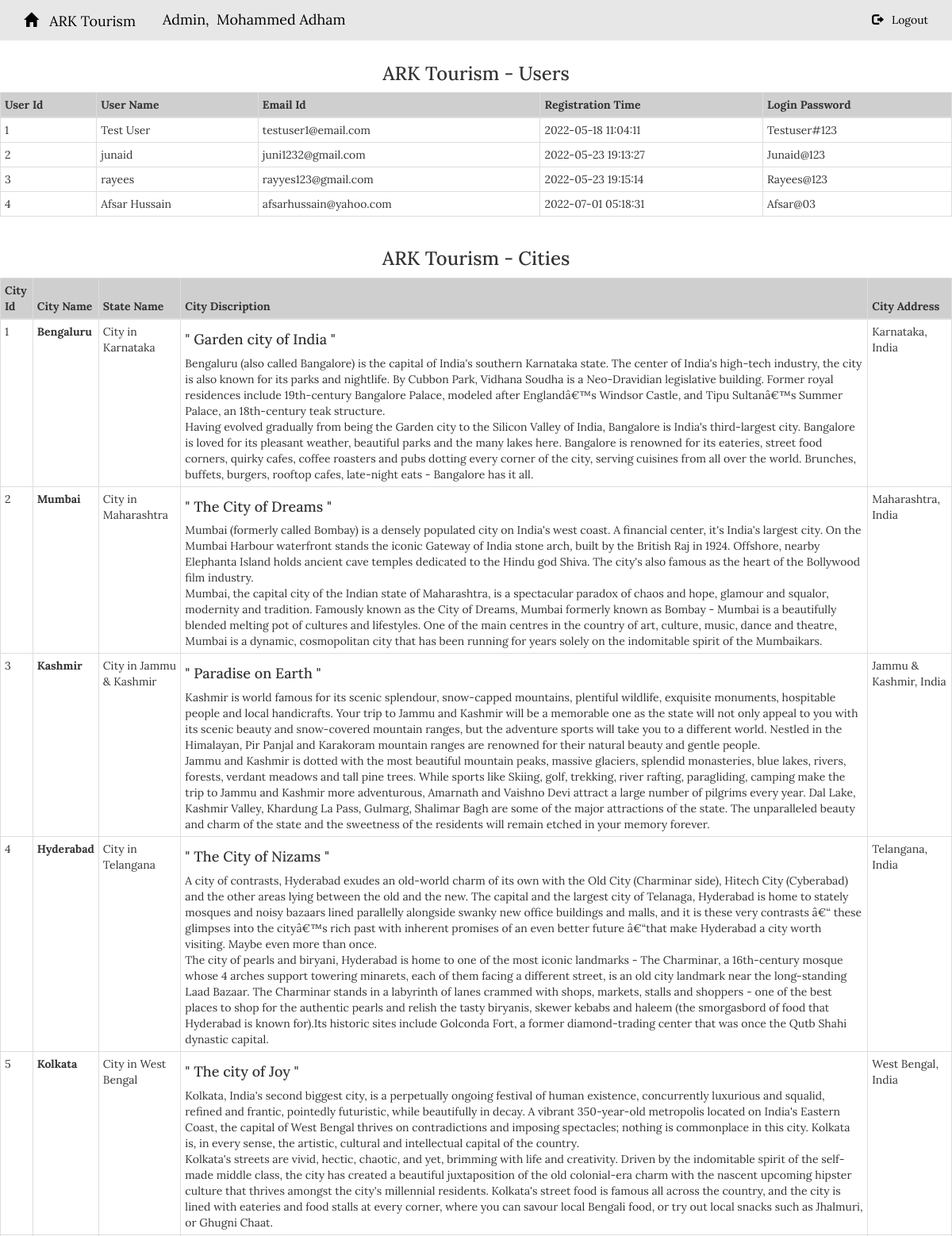
/ARK_Tourism/admin_dashboard.php (signed in, upper part), run on the app's committed database.
### tables this page shows
CREATE TABLE `users` (
  `user_id` int(4) NOT NULL,
  `user_name` varchar(30) NOT NULL,
  `email_id` varchar(30) NOT NULL,
  `password` varchar(15) NOT NULL,
  `registration_time` timestamp NOT NULL DEFAULT current_timestamp()
);

CREATE TABLE `city` (
  `city_id` int(4) NOT NULL,
  `city_name` varchar(50) NOT NULL,
  `city_state` varchar(50) NOT NULL,
  `city_desc` varchar(1500) NOT NULL,
  `city_gmap` varchar(1500) NOT NULL,
  `city_address` varchar(100) NOT NULL,
  `city_weather` varchar(1500) NOT NULL,
  `city_images` varchar(1500) NOT NULL
);

### ARK_Tourism/admin_dashboard.php (the view, shortened to what this page needs)
<!DOCTYPE html>
<html lang="en" dir="ltr">
  <head>
    <link rel="stylesheet" href="https://maxcdn.bootstrapcdn.com/bootstrap/3.4.1/css/bootstrap.min.css">
  </head>
  <body onmousedown="return false" onselectstart="return false">
    <?php
        require 'db_connection.php';
        $adminname =  $_SESSION['admin_name'];
        $u_query = "SELECT * FROM users";
        $u_result = mysqli_query($conn, $u_query);
        $c_query = "SELECT * FROM city";
        $c_result = mysqli_query($conn, $c_query);
    ?>
    <nav class="navbar navbar-fixed-top">
            <div class="container">
                <div class="navbar-header">
                    <a href="user_dashboard.php" class="navbar-brand" style="color: black;"><span class="glyphicon glyphicon-home"></span> &nbsp; ARK Tourism &nbsp;&nbsp;&nbsp;</a>
                </div>
                <div>
                    <ul class="nav navbar-nav">
                        <li class="active"><a class="navbar-brand" style="color: black;"> Admin,&nbsp; <?php echo $adminname; ?> </a></li>
                    </ul>
                    <ul class="nav navbar-nav navbar-right">
                        <li> <a href="logout_admin.php" style="color: black;"><span class="glyphicon glyphicon-log-out"></span> &nbsp; Logout</a></li>
                    </ul>
                </div>
            </div>
        </nav>
        <center>
        <div id="container">
          <br><br><br>
            <div class="row">
                <div><h3> ARK Tourism - Users </h3></div>
            </div>
            <table class="table table-condensed table-bordered table-hover">
            <thead style="background-color: #cfcfcf;">
                <tr>
                    <th>User Id</th>
                    <th>User Name</th>
                    <th>Email Id</th>
                    <th>Registration Time</th>
                    <th>Login Password</th>
                </tr>
            </thead>
            <tbody>
                <?php while ($u_row = mysqli_fetch_array($u_result)) { ?>
                <tr>
                    <td><?php echo $u_row['user_id']; ?></td>
                    <td><?php echo $u_row['user_name']; ?></td>
                    <td><?php echo $u_row['email_id']; ?></td>
                    <td><?php echo $u_row['registration_time']; ?></td>
                    <td><?php echo $u_row['password']; ?></td>
                </tr>
                <?php } ?>
            </tbody>
            </table>
            <div class="row">
                <div><h3> ARK Tourism - Cities </h3></div>
            </div>
            <table class="table table-condensed table-bordered table-hover">
            <thead style="background-color: #cfcfcf;">
                <tr>
                    <th>City Id</th>
                    <th>City Name</th>
                    <th>State Name</th>
                    <th>City Discription</th>
                    <th>City Address</th>
                </tr>
            </thead>
            <tbody>
                <?php while ($c_row = mysqli_fetch_array($c_result)) { ?>
                <tr>
                    <td><?php echo $c_row['city_id']; ?></td>
                    <td><?php echo $c_row['city_name']; ?></td>
                    <td><?php echo $c_row['city_state']; ?></td>
                    <td><?php echo $c_row['city_desc']; ?></td>
                    <td><?php echo $c_row['city_address']; ?></td>
                </tr>
                <?php } ?>
            </tbody>
            </table>
        </div>
    </center>
  </body>
</html>

### ARK_Tourism/admin_dashboard.php (style rules this page uses)
body { font-family: 'Lora', serif; }
.navbar { background-color: #E7E7E7; }
#container { max-width: 1350px; }

### data on the page
users: user_id "1", user_name "Test User", email "testuser1@email.com", registration_time "2022-05-18 11:04:11", password "Testuser#123"
users: user_id "2", user_name "junaid", email "juni1232@gmail.com", registration_time "2022-05-23 19:13:27", password "Junaid@123"
users: user_id "3", user_name "rayees", email "rayyes123@gmail.com", registration_time "2022-05-23 19:15:14", password "Rayees@123"
users: user_id "4", user_name "Afsar Hussain", email "afsarhussain@yahoo.com", registration_time "2022-07-01 05:18:31", password "Afsar@03"
city: city_id "1", city_name "Bengaluru", city_state "City in Karnataka", city_desc "\" Garden city of India \" Bengaluru (also called Bangalore) is the capital of India's southern Karnataka state. The center of India's high-tech industry, the city is also known for its parks and nightlife. By Cubbon Park, Vidhana Soudha is a Neo-Dravidian legislative building. Former royal residences include 19th-century Bangalore Palace, modeled after Englandâ€™s Windsor Castle, and Tipu Sultanâ€™s Summer Palace, an 18th-century teak structure. Having evolved gradually from being the Garden city to the Silicon Valley of India, Bangalore is India's third-largest city. Bangalore is loved for its pleasant weather, beautiful parks and the many lakes here. Bangalore is renowned for its eateries,…", city_address "Karnataka, India"
city: city_id "2", city_name "Mumbai", city_state "City in Maharashtra", city_desc "\" The City of Dreams \" Mumbai (formerly called Bombay) is a densely populated city on India's west coast. A financial center, it's India's largest city. On the Mumbai Harbour waterfront stands the iconic Gateway of India stone arch, built by the British Raj in 1924. Offshore, nearby Elephanta Island holds ancient cave temples dedicated to the Hindu god Shiva. The city's also famous as the heart of the Bollywood film industry. Mumbai, the capital city of the Indian state of Maharashtra, is a spectacular paradox of chaos and hope, glamour and squalor, modernity and tradition. Famously known as the City of Dreams, Mumbai formerly known as Bombay - Mumbai is a beautifully blended melting pot of…", city_address "Maharashtra, India"
city: city_id "3", city_name "Kashmir", city_state "City in Jammu & Kashmir", city_desc "\" Paradise on Earth \" Kashmir is world famous for its scenic splendour, snow-capped mountains, plentiful wildlife, exquisite monuments, hospitable people and local handicrafts. Your trip to Jammu and Kashmir will be a memorable one as the state will not only appeal to you with its scenic beauty and snow-covered mountain ranges, but the adventure sports will take you to a different world. Nestled in the Himalayan, Pir Panjal and Karakoram mountain ranges are renowned for their natural beauty and gentle people. Jammu and Kashmir is dotted with the most beautiful mountain peaks, massive glaciers, splendid monasteries, blue lakes, rivers, forests, verdant meadows and tall pine trees. While…", city_address "Jammu & Kashmir, India"
city: city_id "4", city_name "Hyderabad", city_state "City in Telangana", city_desc "\" The City of Nizams \" A city of contrasts, Hyderabad exudes an old-world charm of its own with the Old City (Charminar side), Hitech City (Cyberabad) and the other areas lying between the old and the new. The capital and the largest city of Telanaga, Hyderabad is home to stately mosques and noisy bazaars lined parallelly alongside swanky new office buildings and malls, and it is these very contrasts â€“ these glimpses into the cityâ€™s rich past with inherent promises of an even better future â€“that make Hyderabad a city worth visiting. Maybe even more than once. The city of pearls and biryani, Hyderabad is home to one of the most iconic landmarks - The Charminar, a 16th-century mosque…", city_address "Telangana, India"
city: city_id "5", city_name "Kolkata", city_state "City in West Bengal", city_desc "\" The city of Joy \" Kolkata, India's second biggest city, is a perpetually ongoing festival of human existence, concurrently luxurious and squalid, refined and frantic, pointedly futuristic, while beautifully in decay. A vibrant 350-year-old metropolis located on India's Eastern Coast, the capital of West Bengal thrives on contradictions and imposing spectacles; nothing is commonplace in this city. Kolkata is, in every sense, the artistic, cultural and intellectual capital of the country. Kolkata's streets are vivid, hectic, chaotic, and yet, brimming with life and creativity. Driven by the indomitable spirit of the self-made middle class, the city has created a beautiful juxtaposition of…", city_address "West Bengal, India"

### other printed values
$adminname "Mohammed Adham"
